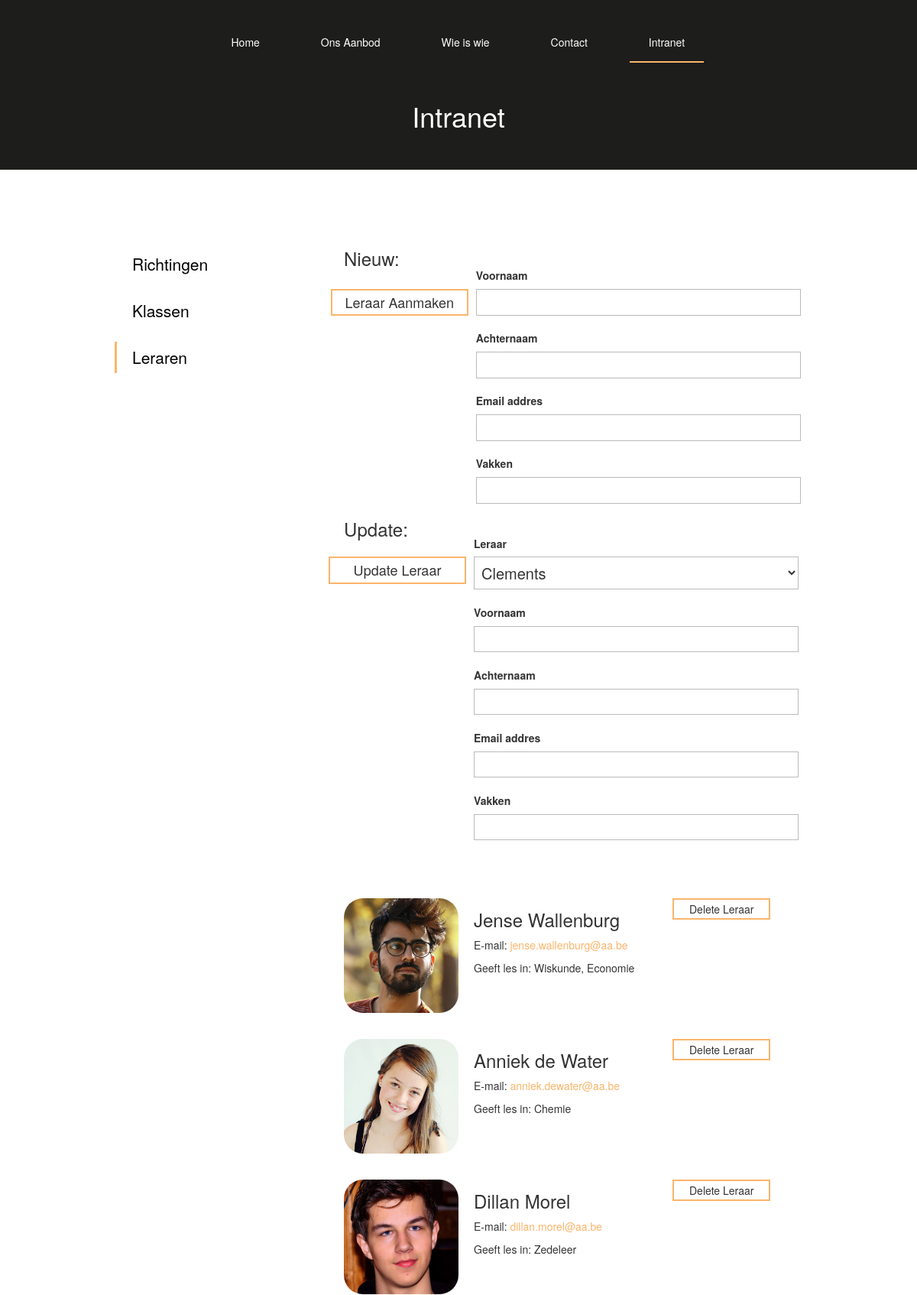
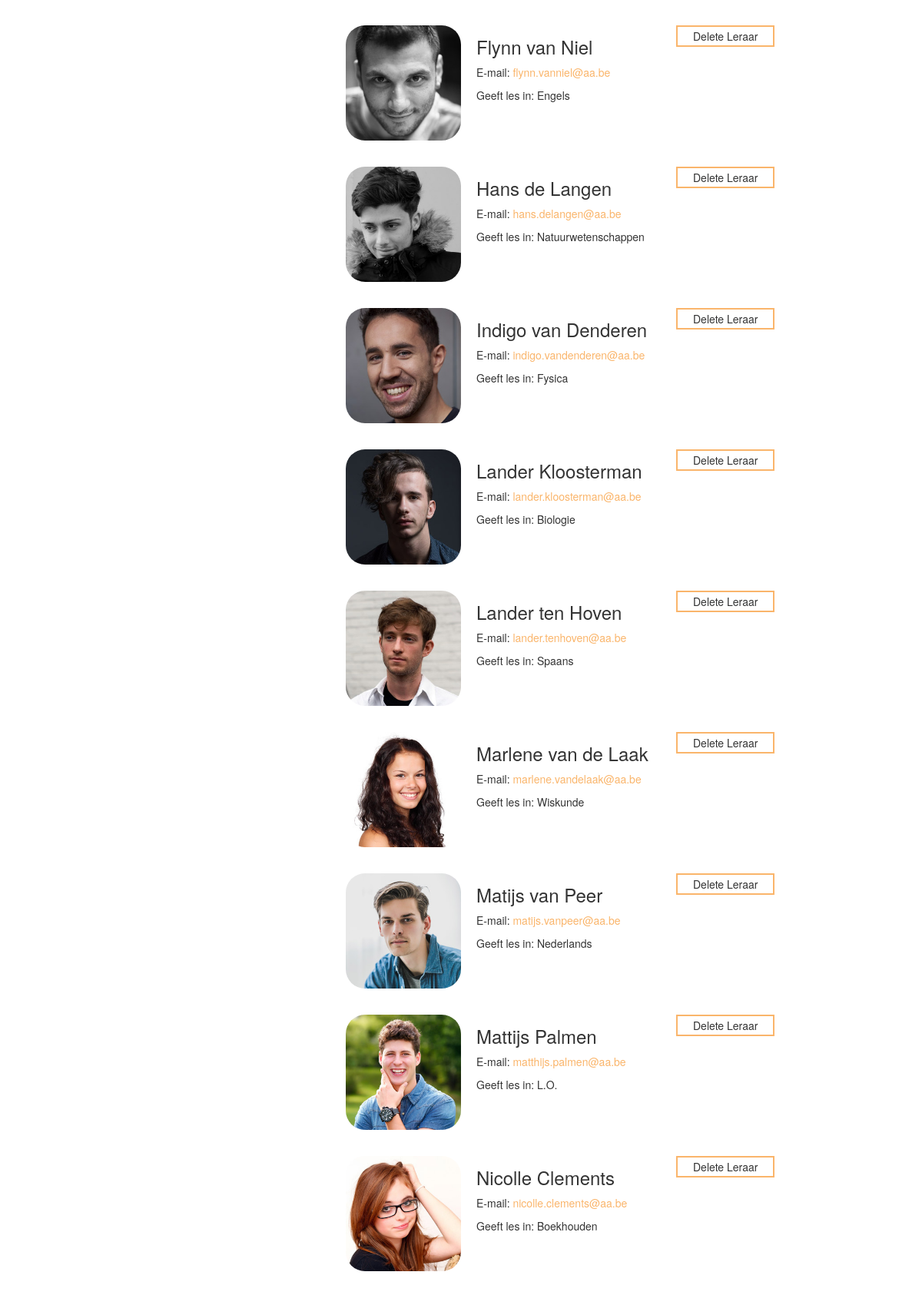
Screenshot of /intranet/leraren (upper part) with the database file from the repository (2 pictures, top to bottom).
### tables this page shows
CREATE TABLE "leraren" (
	`leraar_id`	INTEGER PRIMARY KEY AUTOINCREMENT UNIQUE,
	`voornaam`	TEXT,
	`naam`	TEXT UNIQUE,
	`email`	TEXT UNIQUE,
	`vakken`	TEXT
);

### project/views.py (the view)
@app.route('/intranet', methods=['GET', 'POST'])
@app.route('/intranet/<option>', methods=['GET', 'POST'])
def intranet(option='richtingen'):
	session_add_page('intranet')
	aanbodArray 		= ''
	klasArray 			= ''
	leraarArray 		= ''
	richtingForm 		= CreateRichtingenForm(request.form)
	klasForm 			= CreateKlasForm(request.form)
	leraarForm 			= CreateLeraarForm(request.form)
	updateRichtingForm 	= UpdateRichtingForm(request.form)
	updateKlasForm 		= UpdateKlasForm(request.form)
	updateLeraarForm 	= UpdateLeraarForm(request.form)
	if option == "richtingen":
		aanbodArray = get_aanbod()
		richting_ids = get_richting_id()
		updateRichtingForm.update_id.choices = richting_ids
	elif option == "klassen":
		klasArray = get_klassen()
		richting_ids = get_richting_id()
		klasForm.richting.choices = richting_ids
	elif option == "leraren":
		leraarArray = get_leraren()
		leraar_id = get_leraar_id()
		updateLeraarForm.update_id.choices = leraar_id
	try:
		if request.method == 'POST':
			whichForm = request.form.get('button')
			formValue = []
			to_do = ""
			note = ""
			url = ""
			if whichForm == 'Richting Aanmaken':
				url = '/richtingen'
				if richtingForm.validate():
					formValue =	[request.form.get('naam'),
								request.form.get('description')]
					to_do = "INSERT INTO richtingen (name,description) VALUES (?, ?)"
					note = "Richting aangemaakt!"
					url = '/richtingen'
				else:
					note = "Not valid! Try again"
			elif whichForm == 'Update Richting':
				url = '/richtingen'
				if richtingForm.validate():
					formValue =	[request.form.get('naam'),
								request.form.get('description'),
								request.form.get('update_id')]
					to_do = "UPDATE richtingen SET name = ?, description = ? where richting_id = ?"
					note = "Richting geupdate!"
				else:
					note = "Not valid! Try again"
			elif whichForm == 'Delete Richting':
				formValue = [request.form.get('delete-id')]
				to_do = "DELETE FROM richtingen WHERE richting_id = ?"
				note = "Richting gedelete!"
				url = '/richtingen'
			elif whichForm == 'Klas Aanmaken':
					formValue =	[request.form.get('jaar'),
								request.form.get('richting')]
					to_do = "INSERT INTO klassen (jaar,richting_id) VALUES (?, ?)"
					note = "Klas aangemaakt!"
					url = '/klassen'
			elif whichForm == 'Update Klas':
					formValue =	[request.form.get('naam'),
								request.form.get('description'),
								request.form.get('update_id')]
					to_do = "UPDATE richtingen SET name = ?, description = ? where richting_id = ?"
					note = "Richting geupdate!"
					url = '/klassen'
			elif whichForm == 'Delete Klas':
				formValue = [request.form.get('delete-id')]
				to_do = "DELETE FROM klassen WHERE klas_id = ?"
				note = "Klas gedelete!"
				url = '/klassen'
			if whichForm == 'Leraar Aanmaken':
				url = '/leraren'
				if leraarForm.validate():
					formValue =	[request.form.get('voornaam'),
								request.form.get('achternaam'),
								request.form.get('email'),
								request.form.get('vakken')]
					to_do = "INSERT INTO leraren (voornaam,naam,email,vakken) VALUES (?, ?, ?, ?)"
					note = "Leraar aangemaakt!"
				else:
					note = "Not valid! Try again"
			elif whichForm == 'Update Leraar':
				url = '/leraren'
				if leraarForm.validate():
					formValue =	[request.form.get('voornaam'),
								request.form.get('achternaam'),
								request.form.get('email'),
								request.form.get('vakken'),
								request.form.get('update_id')]
					to_do = "UPDATE leraren SET voornaam = ?, naam = ?, email = ?, vakken = ? where leraar_id = ?"
					note = "Richting geupdate!"
				else:
					note = "Not valid! Try again"
			elif whichForm == 'Delete Leraar':
				formValue = [request.form.get('delete-id')]
				to_do = "DELETE FROM leraren WHERE leraar_id = ?"
				note = "Leraar gedelete!"
				url = '/leraren'
			db = get_db()
			db.execute(to_do, (formValue));
			db.commit()
			flash(note)
			return redirect(url_for('intranet') + url)
	except KeyError:
		return 'error'
	return set_cookie(render_template('intranet.html', option=option, leraarArray=leraarArray, aanbodArray=aanbodArray, klasArray=klasArray, leraarForm=leraarForm, richtingForm=richtingForm, klasForm=klasForm, updateRichtingForm=updateRichtingForm, updateKlasForm=updateKlasForm, updateLeraarForm=updateLeraarForm))

### project/forms.py
class CreateRichtingenForm(Form):
	naam = StringField('Naam', [validators.Length(min=5, max=35), validators.required()])
	description = TextAreaField('Beschrijving', [validators.Length(min=10, max=500), validators.required()])

class CreateKlasForm(Form):
	jaar = SelectField(u'Jaar', choices=[('1', '1e jaars'), ('2', '2e jaars'), ('3', '3e jaars'), ('3', '3e jaars'), ('4', '4e jaars'), ('5', '5e jaars'), ('6', '6e jaars')])
	richting = SelectField(u'Richting', choices=[], coerce=int)

### project/views.py (called while the page is built)
def connect_db():
	db = sqlite3.connect('school.db')
	return db

def get_db():
    if not hasattr(g, 'sqlite_db'):
        g.sqlite_db = connect_db()
    return g.sqlite_db

def set_cookie(link=None):
	url = link
	response = app.make_response(url)
	response.set_cookie('Atheneum Antwerpen', value='visited')
	return response

def session_add_page(currentPage=None):
	if 'page' in session.keys():
		page_list = session['page']
		page_list.append(currentPage)
		page_list = page_list[-10:] # only last 10 pages into session, : to avoid error if empty
		session['page'] = page_list
	else:
		session['page'] = [currentPage]
	return

def get_leraren():
	db = get_db()
	leraren = db.execute('SELECT * FROM leraren')
	db.commit()
	leraarArray = []
	for row in leraren:
		leraarArray.append( row )
	return leraarArray

def get_leraar_id():
	db = get_db()
	id_ = db.execute('SELECT leraar_id, naam FROM leraren')
	db.commit()
	ids = []
	for row in id_:
		ids.append( row )
	return ids

### project/templates/intranet.html (shortened to what this page needs)
{% extends "index.html" %}
{% block title %}Intranet{% endblock %}
{% set title = 'intranet' %}
{% block content %}
	<div>
		{% from "_macros.html" import flashes %}
	</div>
	{% from "_macros.html" import render_field %}
	<div class="wrapper cfx">
		<div>
			<ul id="nav">
				<li {% if option == 'richtingen' %}class="active"{% endif %}><a href="{{ url_for('intranet') }}/richtingen">Richtingen</a></li>
				<li {% if option == 'klassen' %}class="active"{% endif %}><a href="{{ url_for('intranet') }}/klassen">Klassen</a></li>
				<li {% if option == 'leraren' %}class="active"{% endif %}><a href="{{ url_for('intranet') }}/leraren">Leraren</a></li>
			</ul>
		</div>
		<div>
			{% if option == 'richtingen' %}
			<h4>Nieuw:</h4>
			<form method="post" action="{{ url_for('intranet') }}" class="new">
				<p><input type="submit" name='button' value="Richting Aanmaken">
				<dl>
					{{ render_field(richtingForm.naam) }}
					{{ render_field(richtingForm.description) }}
				</dl>
			</form>
			<h4>Update:</h4>
			<form method="post" action="{{ url_for('intranet') }}" class="new update">
				<p><input type="submit" name='button' value="Update Richting">
				<dl>
					{{ render_field(updateRichtingForm.update_id)}}
					{{ render_field(richtingForm.naam) }}
					{{ render_field(richtingForm.description) }}
				</dl>
			</form>
			<ul class="study cfx">
				{% for richting in aanbodArray %}
				<li>
					<div>
						<form method="post" action="{{ url_for('intranet') }}" class="delete">
							<p><input type="submit" name='button' value="Delete Richting" class="deletebtn"></p>
							<input name="delete-id" value="{% for info in richting %}{% if loop.index == 1 %}{{ info }}{% endif %}{% endfor %}" type="hidden">
						</form>
						<button class="dropdown"><h3><span>></span>{% for info in richting %}{% if loop.index == 2 %}{{ info }}{% endif %}{% endfor %}</h3></button>
						<p>{% for info in richting %}{% if loop.index == 3 %}{{ info }}{% endif %}{% endfor %}</p>
					</div>
				</li>
				{% endfor %}
			</ul>
<!--
#######################################################
####################### KLASSEN #######################
#######################################################
-->
			{% elif option == 'leraren' %}
			<h4>Nieuw:</h4>
			<form method="post" action="{{ url_for('intranet') }}" class="new">
				<p><input type="submit" name='button' value="Leraar Aanmaken">
				<dl>
					{{ render_field(leraarForm.voornaam) }}
					{{ render_field(leraarForm.achternaam) }}
					{{ render_field(leraarForm.email) }}
					{{ render_field(leraarForm.vakken) }}
				</dl>
			</form>
			<h4>Update:</h4>
			<form method="post" action="{{ url_for('intranet') }}" class="new update">
				<p><input type="submit" name='button' value="Update Leraar">
				<dl>
					{{ render_field(updateLeraarForm.update_id)}}
					{{ render_field(leraarForm.voornaam) }}
					{{ render_field(leraarForm.achternaam) }}
					{{ render_field(leraarForm.email) }}
					{{ render_field(leraarForm.vakken) }}
				</dl>
			</form>
			<ul class="people">
				{% for leraar in leraarArray %}
				<li>
					<img src="../static/img/leraren/{% for info in leraar %}{% if loop.index == 2 %}{{info}}{% endif %}{% endfor %}-{% for info in leraar %}{% if loop.index == 3 %}{{info}}{% endif %}{% endfor %}.jpg"
					alt="{% for info in leraar %}{% if loop.index == 2 %}{{info}}{% endif %}{% endfor %} {% for info in leraar %}{% if loop.index == 3 %}{{info}}{% endif %}{% endfor %}">
					<div>
						<h3>{% for info in leraar %}{% if loop.index == 2 %}{{ info }}{% endif %} {% if loop.index == 3 %}{{ info }}{% endif %}{% endfor %}</h3>
						{% for info in leraar %}
							{% if loop.index == 4 %}<p>E-mail: <a href="mailto:{{ info }}">{{ info }}</a></p>{% endif %}
							{% if loop.index == 5 %}
								<p>Geeft les in: {{info}}</p>
							{% endif %}
						{% endfor %}
					</div>
					<form method="post" action="{{ url_for('intranet') }}" class="delete">
						<p><input type="submit" name='button' value="Delete Leraar" class="deletebtn"></p>
					</form>
				</li>
				{% endfor %}
			</ul>
			{% endif %}
		</div>
	</div>
{% endblock %}

### project/static/style.css (style rules this page uses)
.cfx:after { content: ""; display: table; clear: both; }
p { font-size: 18px; }
a { color: #FAB56B; }
ul { list-style-type: none; padding-left: 0; }
.wrapper { max-width: 900px; margin: 0 auto; }
.people { display: flex; flex-flow: row wrap; margin-bottom: 0; }
.people > li { display: flex; margin-bottom: 20px; }
.people > li:nth-child(2n+1) { margin-right: 40px; }
.people > li div { width: 280px; padding: 15px 0 0 20px; }
.people img { max-width: 150px; max-height: 150px; height: auto; border-radius: 25px; display: block; margin-bottom: 1em; }
.people h3 { margin-top: 0; }
.people p { font-size: 14px; }
#intranet > div > div:first-child { width: 300px; float: left; margin-bottom: 440px; }
#intranet > div > div:last-child { width: 600px; float: left; }
#intranet #nav { margin: 0; }
#intranet #nav li { font-size: 1.5em; padding: 5.5px 0; width: 180px; border-left: 3px solid #fff; transition: 0.15s all; }
#intranet #nav li:nth-child(2) { margin: 20px 0; }
#intranet #nav li:hover, #intranet #nav .active { border-color: #FAB56B; color: #FAB56B; cursor: pointer; }
#intranet #nav li a { color: #000; padding: 9px 70px 9px 20px; }
#intranet > div { margin-bottom: 20px !important; min-height: 33px; }
#intranet h4 { float: left; margin-right: 50px; margin-top: 0; font-size: 24px; }
#intranet .new { float: left; width: 475px; padding-left: 50px; margin-top: 40px; }
#intranet .new p input, #intranet .new dd input, #intranet .new dd textarea, #intranet .new dd select { background: none !important; color: inherit; border: none; padding: 0; font: inherit; outline: inherit !important; }
#intranet .new dd input, #intranet .new dd select { width: 100%; }
#intranet .new dd input, #intranet .new dd textarea, #intranet .new dd select { border: 1px solid #bbb; padding: 2px 5px; font-size: 20px; transition: 0.15s all; }
#intranet .new p input { border: 2px solid #FAB56B; padding: 3px 10px; position: relative; top: 13px; left: -100px; transform: translateX(-50%); font-size: 1em; transition: 0.15s all; width: 180px; }
#intranet .new dl { margin-top: -60px; }
.delete { float: right; position: relative; margin-top: -40px; top: 40px; }
.delete p input { background: none !important; color: inherit; border: none; font: inherit; outline: inherit !important; border: 2px solid #FAB56B; padding: 2px 20px; font-size: 1em; transition: 0.15s all; z-index: 10; position: relative; }
#intranet .new dd select { padding: 5px 5px; }
#intranet .people { margin-top: 850px; }
#intranet .update { margin-left: 120px; margin-bottom: 20px; margin-top: 0; }

### rows the page displays
leraren: voornaam+naam (picture), voornaam "Jense", naam "Wallenburg", email "jense.wallenburg@aa.be", vakken "Wiskunde, Economie"
leraren: voornaam+naam (picture), voornaam "Anniek", naam "de Water", email "anniek.dewater@aa.be", vakken "Chemie"
leraren: voornaam+naam (picture), voornaam "Dillan", naam "Morel", email "dillan.morel@aa.be", vakken "Zedeleer"
leraren: voornaam+naam (picture), voornaam "Flynn", naam "van Niel", email "flynn.vanniel@aa.be", vakken "Engels"
leraren: voornaam+naam (picture), voornaam "Hans", naam "de Langen", email "hans.delangen@aa.be", vakken "Natuurwetenschappen"
leraren: voornaam+naam (picture), voornaam "Indigo", naam "van Denderen", email "indigo.vandenderen@aa.be", vakken "Fysica"
leraren: voornaam+naam (picture), voornaam "Lander", naam "Kloosterman", email "lander.kloosterman@aa.be", vakken "Biologie"
leraren: voornaam+naam (picture), voornaam "Lander", naam "ten Hoven", email "lander.tenhoven@aa.be", vakken "Spaans"
leraren: voornaam+naam (picture), voornaam "Marlene", naam "van de Laak", email "marlene.vandelaak@aa.be", vakken "Wiskunde"
leraren: voornaam+naam (picture), voornaam "Matijs", naam "van Peer", email "matijs.vanpeer@aa.be", vakken "Nederlands"
leraren: voornaam+naam (picture), voornaam "Mattijs", naam "Palmen", email "matthijs.palmen@aa.be", vakken "L.O."
leraren: voornaam+naam (picture), voornaam "Nicolle", naam "Clements", email "nicolle.clements@aa.be", vakken "Boekhouden"

### other values shown
{{ field.label }} "Voornaam Achternaam Email addres Vakken Leraar Voornaam Achternaam Email addres Vakken"
